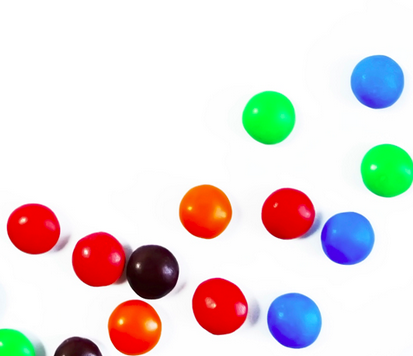
#> input picture smarties.png, 413 x 356 px
$ python morphological_transformations.py
#> lines starting #> are read from the running program, lines starting #| are printed output that depends on the picture; after the words box and inside, x2 and y2 are one past the last pixel; in counts of white or black regions, pixels touching at a corner belong together
import cv2
import numpy as np
from matplotlib import pyplot as plt

img = cv2.imread("smarties.png", cv2.IMREAD_GRAYSCALE)
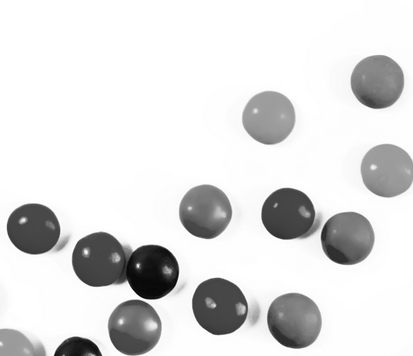
#> img: shape (356, 413); min 4, max 255, mean 222.6
img = cv2.cvtColor(img, cv2.COLOR_BGR2RGB)
#> img: shape (356, 413, 3)
(_, mask) = cv2.threshold(img, 220, 255, cv2.THRESH_BINARY_INV)
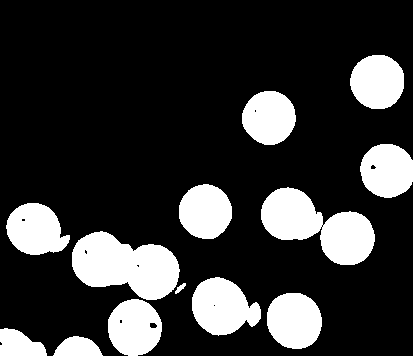
#> mask: shape (356, 413, 3); 20.9% white; 13 white regions, largest, box (x1, y1, x2, y2) and area: (72, 231, 180, 300) 4953, (261, 187, 375, 265) 4823, (192, 277, 261, 336) 2806

kernel = np.ones([2, 2], np.uint8)
dilation = cv2.dilate(mask, kernel, iterations=2)
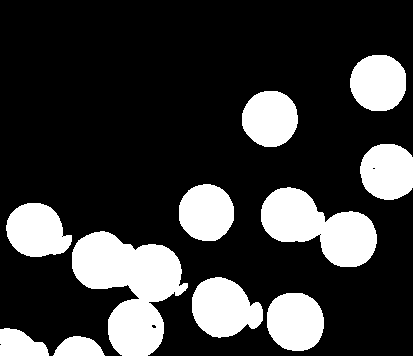
#> dilation: shape (356, 413, 3); 22.8% white; 11 white regions, largest, box (x1, y1, x2, y2) and area: (72, 231, 188, 356) 8042, (261, 187, 377, 267) 5269, (192, 277, 263, 338) 3090
erosion = cv2.erode(mask, kernel, iterations=2)
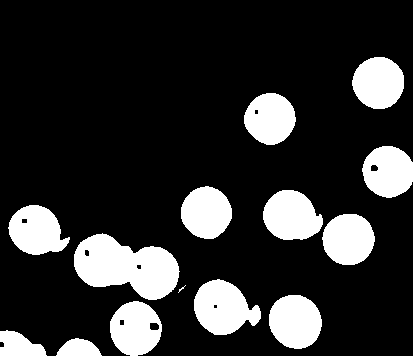
#> erosion: shape (356, 413, 3); 18.8% white; 14 white regions (1 under 20 px), largest, box (x1, y1, x2, y2) and area: (74, 233, 180, 300) 4551, (194, 279, 261, 335) 2521, (263, 190, 323, 240) 2257
opening = cv2.morphologyEx(mask, cv2.MORPH_OPEN, kernel=kernel, iterations=2)
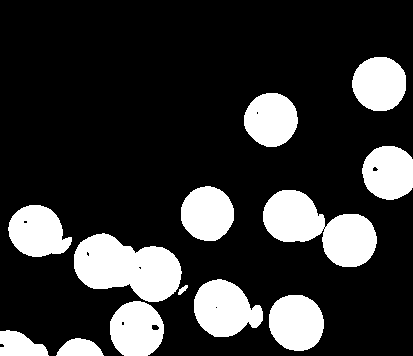
#> opening: shape (356, 413, 3); 20.7% white; 13 white regions, largest, box (x1, y1, x2, y2) and area: (74, 233, 182, 302) 4953, (263, 190, 377, 267) 4819, (194, 279, 263, 337) 2801
#opening is erosion followed by dilatino, good for removing white noise

closing = cv2.morphologyEx(mask, cv2.MORPH_CLOSE, kernel = kernel, iterations = 4)
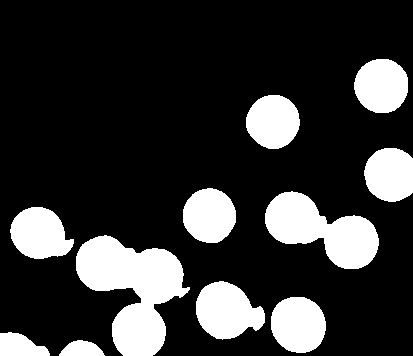
#> closing: shape (356, 413, 3); 20.7% white; 11 white regions, largest, box (x1, y1, x2, y2) and area: (76, 235, 190, 356) 7429, (265, 191, 379, 269) 4855, (196, 281, 265, 340) 2822
# closing is a dilation followed by erosion. Useful for removing black dots in our whitespace

morphological_gradient = cv2.morphologyEx(mask, cv2.MORPH_GRADIENT, kernel)
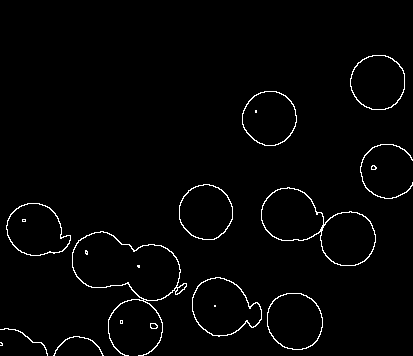
#> morphological_gradient: shape (356, 413, 3); 2% white in thin lines or dots, all inside (x1, y1, x2, y2) = (0, 55, 413, 356)

titles = ["image", "mask", "dilation", "erosion", "opening", "closing", "gradient"]
images = [img, mask, dilation, erosion, opening, closing, morphological_gradient]

for num, image in enumerate(images):
    plt.subplot(2, 4, num + 1)
    plt.imshow(images[num])
    plt.title(titles[num])
    plt.xticks([]), plt.yticks([])
#> this loop made 7 passes

plt.show()
